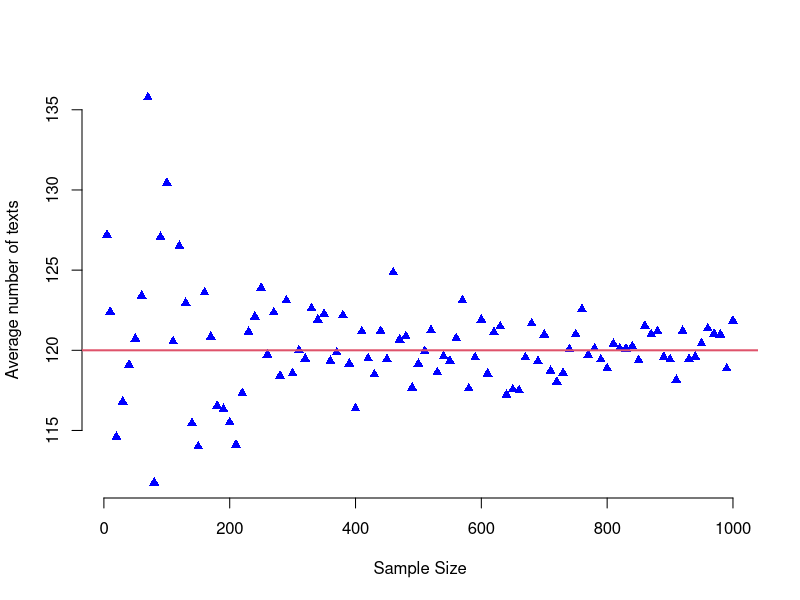

Write R code to recreate this figure.
pdf("images/chapter_4/LLNtexts.pdf")
ssize <- c(5, seq(10, 1000, by=10))
myMsg <- rep(0, length(ssize))
set.seed((40001))
for (i in 1:length(ssize)) {
    myMsg[i] <- mean(12*rpois(ssize[i], 10))  # (@\wingding{1}@)
}
plot(ssize, myMsg, pch=17, col="blue", axes=FALSE, xlab="Sample Size",
     ylab="Average number of texts")
axis(1); axis(2)
abline(h=12*10, lwd=2,col=2)
dev.off()
